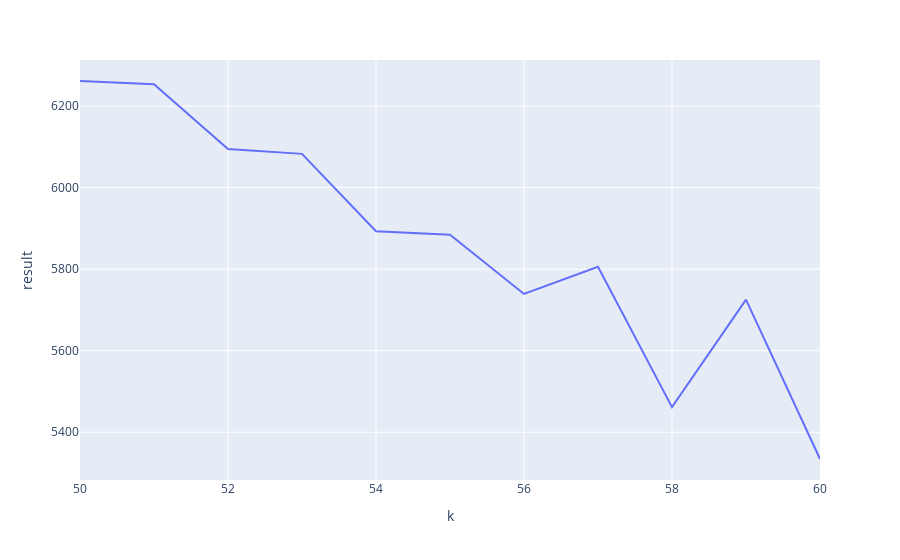

This figure's notebook cell:
### Markdown cell above
Checking the best k cluster between 50 and 60 for k-prototype with Calinski Harabasz

### Code cell
data_array = games_data_ml.to_numpy()
categorical_features_idx = list(range(1, games_data_ml.shape[1]))

result = {}
for k in range(50, 61):
    kprototype = KPrototypes(n_jobs = -1, n_clusters = k, n_init = 15, init = 'Huang', random_state = SEED)
    kprototype.fit_predict(data_array, categorical=categorical_features_idx)
    labels = kprototype.labels_

    result[k] = calinski_harabasz_score(games_data_ml, labels)

df_kprototypes = pd.DataFrame(
    dict(
        k = result.keys(),
        result = result.values()
    )
)

fig = px.line(
    df_kprototypes, x='k', y='result'
)

fig.show()

### Figure 1 — Plotly figure (JSON) as saved in the notebook; plotly's stock layout.template omitted (floating-point values rounded to 4 significant figures)
{"data": [{"hovertemplate": "k=%{x}<br>result=%{y}<extra></extra>", "legendgroup": "", "line": {"color": "#636efa", "dash": "solid"}, "marker": {"symbol": "circle"}, "mode": "lines", "name": "", "orientation": "v", "showlegend": false, "type": "scatter", "x": [50, 51, 52, 53, 54, 55, 56, 57, 58, 59, 60], "xaxis": "x", "y": [6261.0, 6253.0, 6094.0, 6083.0, 5893.0, 5884.0, 5739.0, 5806.0, 5461.0, 5725.0, 5334.0], "yaxis": "y"}], "layout": {"legend": {"tracegroupgap": 0}, "margin": {"t": 60}, "xaxis": {"anchor": "y", "domain": [0, 1], "title": {"text": "k"}}, "yaxis": {"anchor": "x", "domain": [0, 1], "title": {"text": "result"}}}}
